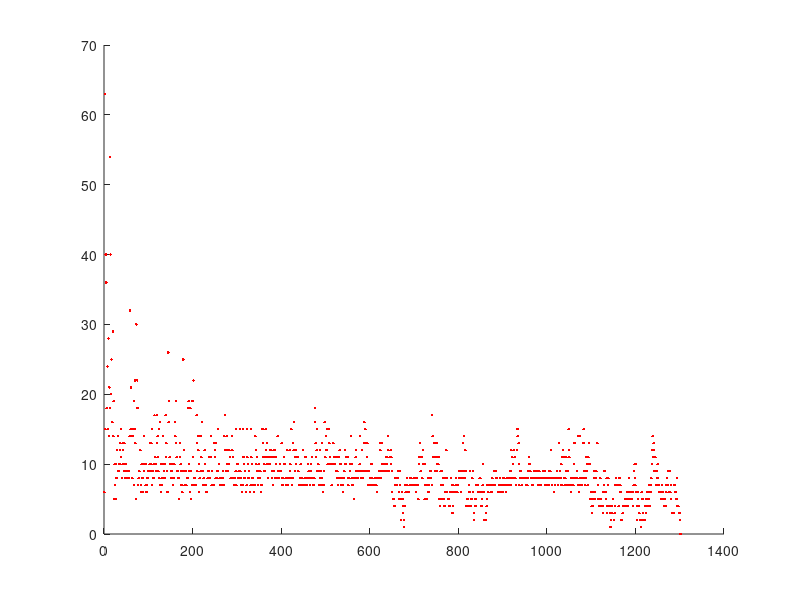
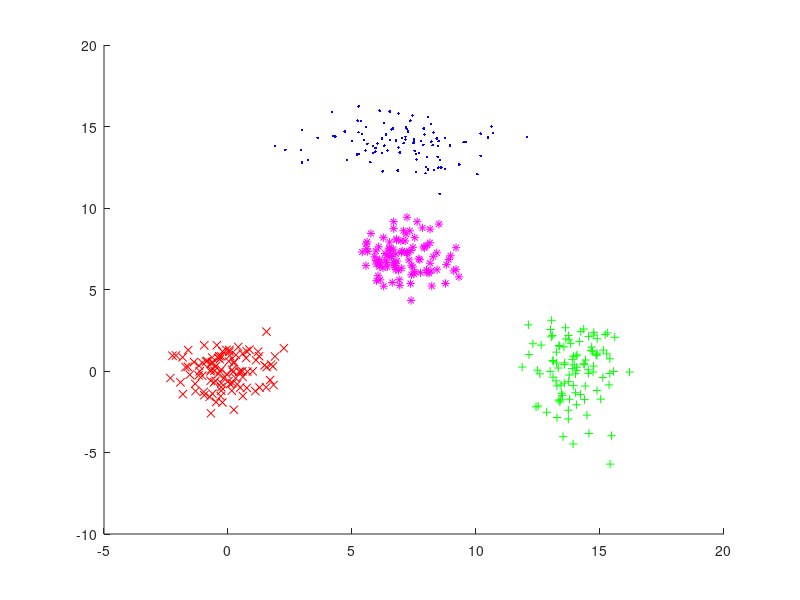

Source code (MATLAB) for these figures, in order: (Note: this script raises an error after producing the figures.)
clear
%--------generate test data-----------%
mu1=[0 0]';
sigma1=[1 0;0 1];
data(:,:,1)=mvnrnd(mu1,sigma1,100);
mu2=[14 0]';
sigma2=[1 0;0 4];
data(:,:,2)=mvnrnd(mu2,sigma2,100);
mu3=[7 14]';
sigma3=[4 0;0 1];
data(:,:,3)=mvnrnd(mu3,sigma3,100);
mu4=[7 7]';
sigma4=[1 0;0 1];
data(:,:,4)=mvnrnd(mu4,sigma4,100);
%---------------------------------%
weight=[0 0 0 0;0 0 0 0;0 0 0 0;0 0 0 0 ;0 0 0 0;0 0 0 0];%6x4
iteration=0;%max=5000
error=1;%max=100,min=0.0
alpha=1.0;
while error>0 && iteration<5000
    error=0;
    iteration=iteration+1;
    %class1
    for c=1:4
        for n=1:100
            y=[data(n,1,c)^2  data(n,2,c)^2  data(n,1,c)*data(n,2,c) data(n,1,c) data(n,2,c) 1];%1x6
            out=y*weight;%1x4
            flag=0;
            for t=1:4
                if c==t
                   continue;
                elseif out(1,c)<=out(1,t)
                    flag=1;
                    weight(:,t)=weight(:,t)-alpha.*y';
                end
             end
             if(flag==1)
                 error=error+1;%
             end
         end
     end 
     hold on 
     plot(iteration,error,'r.');
end
hold off

figure(2)
hold on
plot(data(:,1,1),data(:,2,1),'rx')%class1
plot(data(:,1,2),data(:,2,2),'g+')%class2
plot(data(:,1,3),data(:,2,3),'b.')%class3
plot(data(:,1,4),data(:,2,4),'m*')%class4
%1-2
w=weight(:,1)-weight(:,2);
fh1=@(x,y) w(1,1).*x.^2+w(2,1).*y.^2+w(3,1).*x.*y+w(4,1).*x+w(5,1).*y+w(6,1)';
fimplicit(fh1,[-5,20],'LineWidth',2);
%1-3
w=weight(:,1)-weight(:,3);
fh2=@(x,y) w(1,1)*x^2+w(2,1)*y^2+w(3,1)*x*y+w(4,1)*x+w(5,1)*y+w(6,1);
fimplicit(fh2,[-5,20],'LineWidth',2);
%1-4
w=weight(:,1)-weight(:,4);
fh3=@(x,y) w(1,1)*x^2+w(2,1)*y^2+w(3,1)*x*y+w(4,1)*x+w(5,1)*y+w(6,1);
fimplicit(fh3,[-5,20],'LineWidth',2);
%2-3
w=weight(:,2)-weight(:,3);
fh4=@(x,y) w(1,1)*x^2+w(2,1)*y^2+w(3,1)*x*y+w(4,1)*x+w(5,1)*y+w(6,1);
fimplicit(fh4,[-5,20],'LineWidth',2);
%2-4
w=weight(:,2)-weight(:,4);
fh5=@(x,y) w(1,1)*x^2+w(2,1)*y^2+w(3,1)*x*y+w(4,1)*x+w(5,1)*y+w(6,1);
fimplicit(fh5,[-5,20],'LineWidth',2);
%3-4
w=weight(:,3)-weight(:,4);
fh6=@(x,y) w(1,1)*x^2+w(2,1)*y^2+w(3,1)*x*y+w(4,1)*x+w(5,1)*y+w(6,1);
fimplicit(fh6,[-5,20],'LineWidth',2);
hold off
grid on
legend('class1','class2','class3','class4','1-2','1-3','1-4','2-3','2-4','3-4')